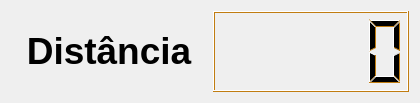
<?xml version="1.0" encoding="UTF-8"?>
<ui version="4.0">
 <class>Dialog</class>
 <widget class="QDialog" name="Dialog">
  <property name="geometry">
   <rect>
    <x>0</x>
    <y>0</y>
    <width>420</width>
    <height>103</height>
   </rect>
  </property>
  <property name="windowTitle">
   <string>Dialog</string>
  </property>
  <layout class="QGridLayout" name="gridLayout">
   <item row="0" column="0">
    <layout class="QHBoxLayout" name="horizontalLayout">
     <item>
      <widget class="QLabel" name="distance_label">
       <property name="text">
        <string>&lt;html&gt;&lt;head/&gt;&lt;body&gt;&lt;p&gt;&lt;span style=&quot; font-size:28pt; font-weight:600;&quot;&gt;Distância&lt;/span&gt;&lt;/p&gt;&lt;/body&gt;&lt;/html&gt;</string>
       </property>
       <property name="alignment">
        <set>Qt::AlignCenter</set>
       </property>
      </widget>
     </item>
     <item>
      <widget class="QLCDNumber" name="distance_lcdNumber">
       <property name="palette">
        <palette>
         <active>
          <colorrole role="WindowText">
           <brush brushstyle="SolidPattern">
            <color alpha="255">
             <red>0</red>
             <green>0</green>
             <blue>0</blue>
            </color>
           </brush>
          </colorrole>
          <colorrole role="Midlight">
           <brush brushstyle="SolidPattern">
            <color alpha="255">
             <red>78</red>
             <green>154</green>
             <blue>6</blue>
            </color>
           </brush>
          </colorrole>
          <colorrole role="Dark">
           <brush brushstyle="SolidPattern">
            <color alpha="255">
             <red>193</red>
             <green>125</green>
             <blue>17</blue>
            </color>
           </brush>
          </colorrole>
          <colorrole role="Text">
           <brush brushstyle="SolidPattern">
            <color alpha="255">
             <red>78</red>
             <green>154</green>
             <blue>6</blue>
            </color>
           </brush>
          </colorrole>
          <colorrole role="ButtonText">
           <brush brushstyle="SolidPattern">
            <color alpha="255">
             <red>0</red>
             <green>0</green>
             <blue>0</blue>
            </color>
           </brush>
          </colorrole>
         </active>
         <inactive>
          <colorrole role="WindowText">
           <brush brushstyle="SolidPattern">
            <color alpha="255">
             <red>0</red>
             <green>0</green>
             <blue>0</blue>
            </color>
           </brush>
          </colorrole>
          <colorrole role="Midlight">
           <brush brushstyle="SolidPattern">
            <color alpha="255">
             <red>78</red>
             <green>154</green>
             <blue>6</blue>
            </color>
           </brush>
          </colorrole>
          <colorrole role="Dark">
           <brush brushstyle="SolidPattern">
            <color alpha="255">
             <red>193</red>
             <green>125</green>
             <blue>17</blue>
            </color>
           </brush>
          </colorrole>
          <colorrole role="Text">
           <brush brushstyle="SolidPattern">
            <color alpha="255">
             <red>78</red>
             <green>154</green>
             <blue>6</blue>
            </color>
           </brush>
          </colorrole>
          <colorrole role="ButtonText">
           <brush brushstyle="SolidPattern">
            <color alpha="255">
             <red>0</red>
             <green>0</green>
             <blue>0</blue>
            </color>
           </brush>
          </colorrole>
         </inactive>
         <disabled>
          <colorrole role="WindowText">
           <brush brushstyle="SolidPattern">
            <color alpha="255">
             <red>193</red>
             <green>125</green>
             <blue>17</blue>
            </color>
           </brush>
          </colorrole>
          <colorrole role="Midlight">
           <brush brushstyle="SolidPattern">
            <color alpha="255">
             <red>78</red>
             <green>154</green>
             <blue>6</blue>
            </color>
           </brush>
          </colorrole>
          <colorrole role="Dark">
           <brush brushstyle="SolidPattern">
            <color alpha="255">
             <red>193</red>
             <green>125</green>
             <blue>17</blue>
            </color>
           </brush>
          </colorrole>
          <colorrole role="Text">
           <brush brushstyle="SolidPattern">
            <color alpha="255">
             <red>193</red>
             <green>125</green>
             <blue>17</blue>
            </color>
           </brush>
          </colorrole>
          <colorrole role="ButtonText">
           <brush brushstyle="SolidPattern">
            <color alpha="255">
             <red>193</red>
             <green>125</green>
             <blue>17</blue>
            </color>
           </brush>
          </colorrole>
         </disabled>
        </palette>
       </property>
      </widget>
     </item>
    </layout>
   </item>
  </layout>
 </widget>
 <layoutdefault spacing="6" margin="11"/>
 <resources/>
 <connections/>
</ui>
